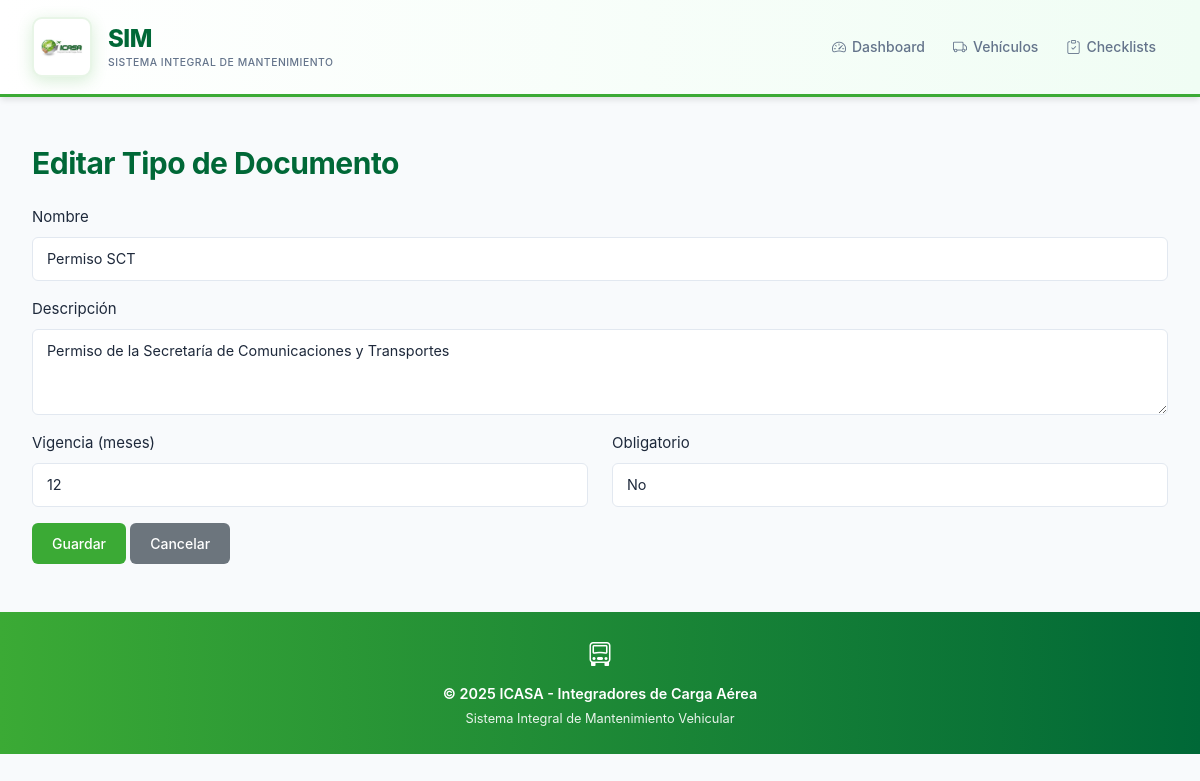
Page /document-types/update/7/ on the committed database.
### vehicles/models.py (models this page shows, shortened)
class DocumentType(models.Model):
    name = models.CharField(max_length=100, unique=True, verbose_name='Nombre')
    description = models.TextField(blank=True, verbose_name='Descripción')
    validity_months = models.IntegerField(null=True, blank=True, verbose_name='Vigencia (meses)')
    is_required = models.BooleanField(default=True, verbose_name='Obligatorio')
    class Meta:
        ordering = ['name']
        verbose_name = 'Tipo de Documento'
        verbose_name_plural = 'Tipos de Documento'

### vehicles/views_documenttype.py (the view, shortened to what this page needs)
# urls.py: path('document-types/update/<int:pk>/', DocumentTypeUpdateView.as_view(), name='documenttype_update'),
class DocumentTypeUpdateView(UpdateView):
    model = DocumentType
    template_name = 'vehicles/documenttype_form.html'
    fields = ['name', 'description', 'validity_months', 'is_required']
    success_url = reverse_lazy('documenttype_list')

### vehicles/templates/vehicles/documenttype_form.html (shortened to what this page needs)
{% extends 'vehicles/base.html' %}
{% block content %}
<h1>{% if object %}Editar{% else %}Agregar{% endif %} Tipo de Documento</h1>
<form method="post" class="mt-4">
    <div class="mb-3">
        <label class="form-label">Nombre</label>
        <input type="text" name="name" class="form-control" value="{{ form.name.value|default:'' }}" required>
    </div>
    <div class="mb-3">
        <label class="form-label">Descripción</label>
        <textarea name="description" class="form-control" rows="3">{{ form.description.value|default:'' }}</textarea>
    </div>
    <div class="row">
        <div class="col-md-6 mb-3">
            <label class="form-label">Vigencia (meses)</label>
            <input type="number" name="validity_months" class="form-control" value="{{ form.validity_months.value|default:'' }}">
        </div>
        <div class="col-md-6 mb-3">
            <label class="form-label">Obligatorio</label>
            <select name="is_required" class="form-select">
                <option value="False" {% if not form.is_required.value %}selected{% endif %}>No</option>
            </select>
        </div>
    </div>
    <button type="submit" class="btn btn-success">Guardar</button>
    <a href="{% url 'documenttype_list' %}" class="btn btn-secondary">Cancelar</a>
</form>
{% endblock %}

### static/css/main.css (style rules this page uses)
:root { --primary-color: #3BAA35; --secondary-color: #006837; --accent-color: #3BAA35; --accent-dark: #006837; --accent-muted: #e8f5e7; --metallic-gray: #A7A9AC; --nav-bg: #ffffff; --success-color: #3BAA35; --warning-color: #f59e0b; --danger-color: #dc2626; --info-color: #006837; --light-bg: #f8fafc; --card-bg: #ffffff; --border-color: #e2e8f0; --text-primary: #1e293b; --text-secondary: #64748b; --text-muted: #94a3b8; --shadow-sm: 0 1px 2px 0 rgba(0, 0, 0, 0.05); --shadow-md: 0 4px 6px -1px rgba(0, 0, 0, 0.1); --shadow-lg: 0 10px 15px -3px rgba(0, 0, 0, 0.1); --shadow-xl: 0 20px 25px -5px rgba(0, 0, 0, 0.1); --radius-sm: 6px; --radius-md: 10px; --radius-lg: 12px; --spacing-xs: 0.5rem; --spacing-sm: 0.75rem; --spacing-md: 1rem; --spacing-lg: 1.5rem; --spacing-xl: 2rem; }
* { margin: 0; padding: 0; box-sizing: border-box; }
body { font-family: 'Inter', -apple-system, BlinkMacSystemFont, 'Segoe UI', Roboto, sans-serif; background-color: var(--light-bg); color: var(--text-primary); line-height: 1.6; font-size: 15px; -webkit-font-smoothing: antialiased; -moz-osx-font-smoothing: grayscale; }
.btn { font-weight: 500; font-size: 0.875rem; padding: 0.625rem 1.25rem; border-radius: var(--radius-sm); transition: all 0.2s ease; border: none; display: inline-flex; align-items: center; gap: 0.5rem; cursor: pointer; }
.btn-success { background-color: var(--success-color); color: white; }
h1, h2, h3, h4, h5 { font-family: 'Inter', sans-serif; font-weight: 700; color: var(--secondary-color); letter-spacing: -0.5px; margin-bottom: 0; }
h1 { font-size: 1.875rem; }
.form-control, .form-select { border: 1px solid var(--border-color); background: #ffffff; color: var(--text-primary); border-radius: var(--radius-sm); padding: 0.625rem 0.875rem; transition: all 0.2s ease; font-size: 0.9rem; }
.form-control::placeholder { color: var(--text-muted); }

### rows in the picture
DocumentType: name "Permiso SCT", description "Permiso de la Secretaría de Comunicaciones y Transportes"
